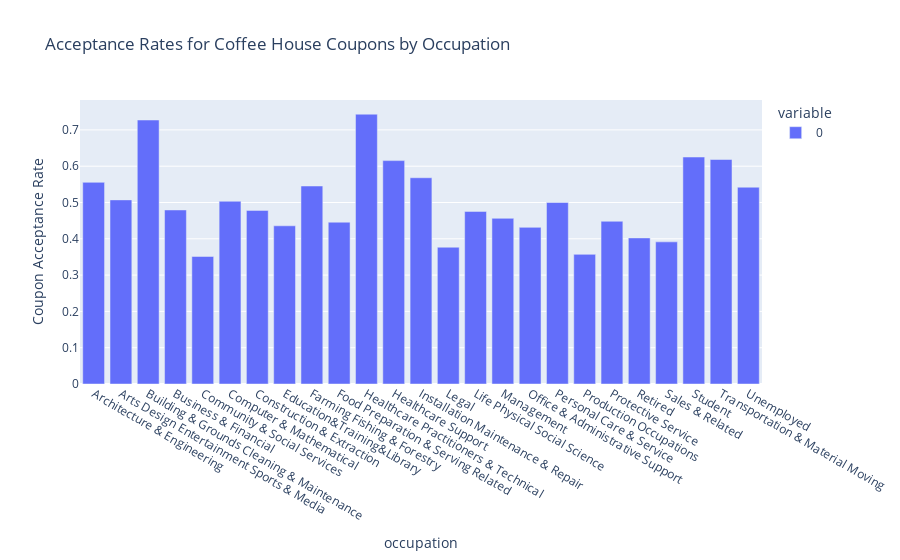

The notebook cell this image was saved under:
### Code cell
px.bar(proportionCoffeeByOccupation, labels={'value':'Coupon Acceptance Rate'}, title='Acceptance Rates for Coffee House Coupons by Occupation')

### Figure 1 — Plotly figure (JSON) as saved in the notebook; plotly's stock layout.template omitted (floating-point values rounded to 4 significant figures)
{"data": [{"alignmentgroup": "True", "hovertemplate": "variable=0<br>occupation=%{x}<br>Coupon Acceptance Rate=%{y}<extra></extra>", "legendgroup": "0", "marker": {"color": "#636efa", "pattern": {"shape": ""}}, "name": "0", "offsetgroup": "0", "orientation": "v", "showlegend": true, "textposition": "auto", "type": "bar", "x": ["Architecture & Engineering", "Arts Design Entertainment Sports & Media", "Building & Grounds Cleaning & Maintenance", "Business & Financial", "Community & Social Services", "Computer & Mathematical", "Construction & Extraction", "Education&Training&Library", "Farming Fishing & Forestry", "Food Preparation & Serving Related", "Healthcare Practitioners & Technical", "Healthcare Support", "Installation Maintenance & Repair", "Legal", "Life Physical Social Science", "Management", "Office & Administrative Support", "Personal Care & Service", "Production Occupations", "Protective Service", "Retired", "Sales & Related", "Student", "Transportation & Material Moving", "Unemployed"], "xaxis": "x", "y": [0.5556, 0.5072, 0.7273, 0.4795, 0.3514, 0.5033, 0.4783, 0.4358, 0.5455, 0.4458, 0.7432, 0.6154, 0.5682, 0.3768, 0.4754, 0.4564, 0.4315, 0.5, 0.3571, 0.4483, 0.4024, 0.3915, 0.6253, 0.6184, 0.5421], "yaxis": "y"}], "layout": {"barmode": "relative", "legend": {"title": {"text": "variable"}, "tracegroupgap": 0}, "title": {"text": "Acceptance Rates for Coffee House Coupons by Occupation"}, "xaxis": {"anchor": "y", "domain": [0, 1], "title": {"text": "occupation"}}, "yaxis": {"anchor": "x", "domain": [0, 1], "title": {"text": "Coupon Acceptance Rate"}}}}
